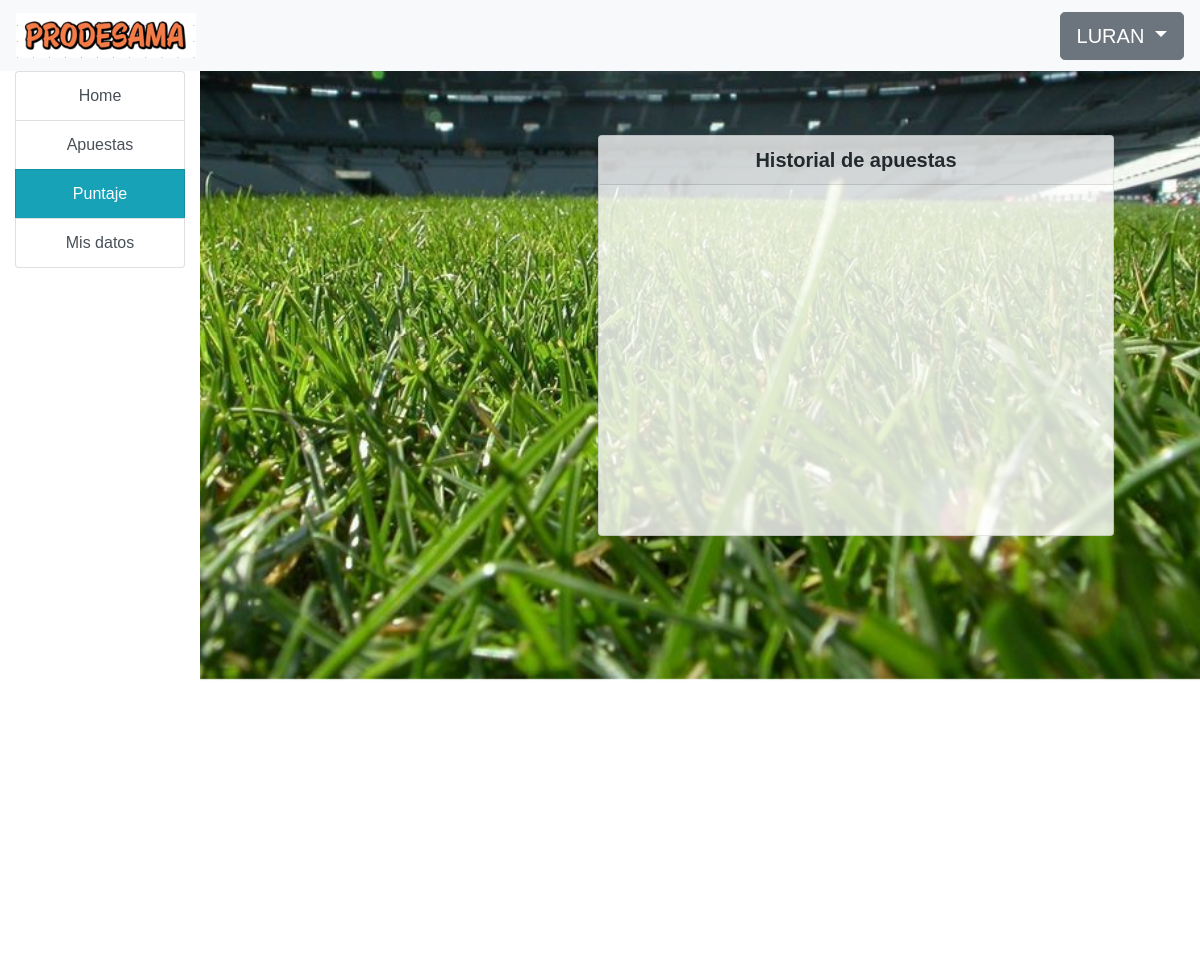
The page /home/puntaje (signed in) on the database as committed earlier.
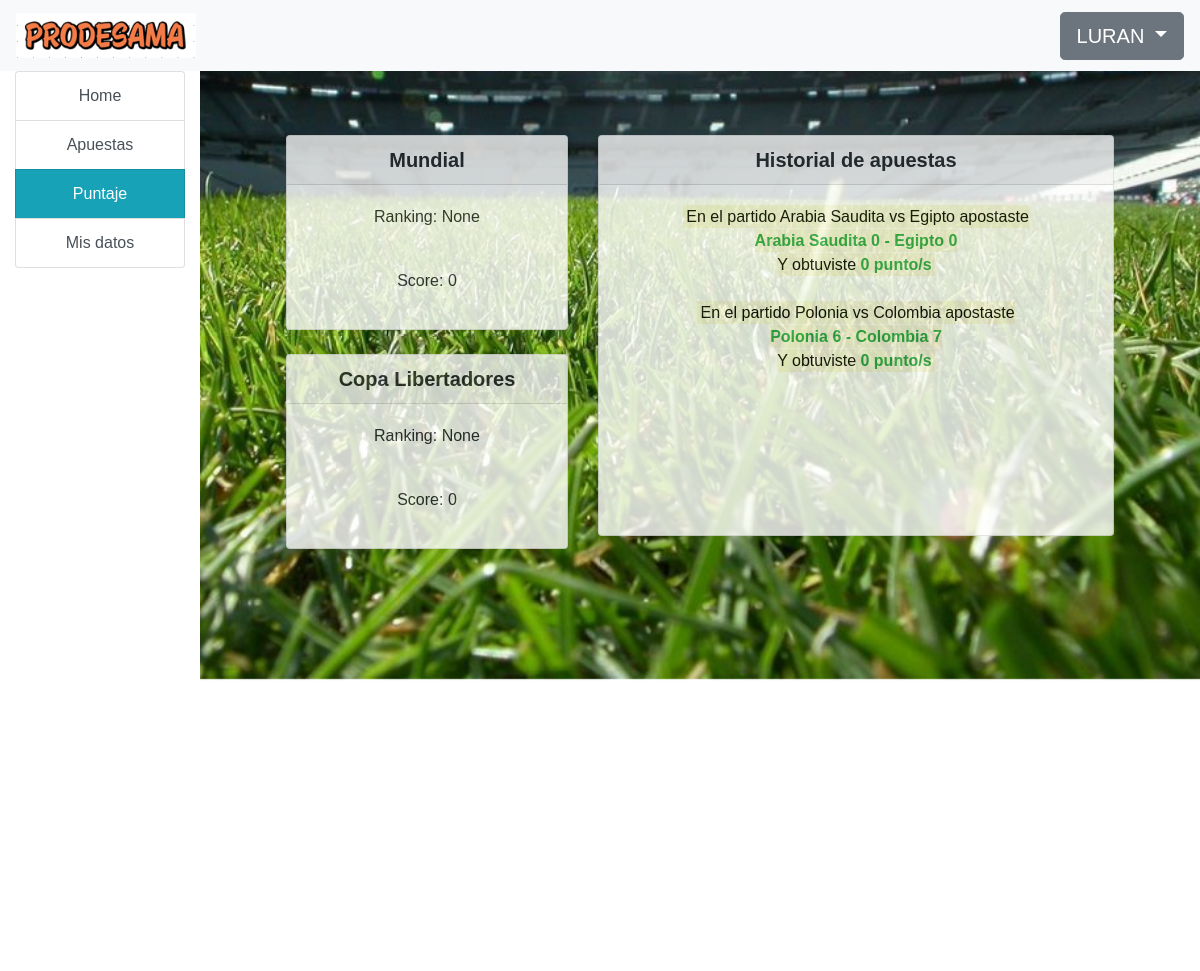
The same page on the database as committed later.
### prode/models.py (models this page shows, shortened)
class CompetitionStat(models.Model):
    user = models.ForeignKey(User, on_delete=models.CASCADE, related_name='comps')
    score = models.PositiveIntegerField(default=0)
    ranking = models.PositiveIntegerField(null=True)
    comp = models.ForeignKey(Competition, on_delete=models.CASCADE, null=True, related_name='comps')
    class Meta:
        unique_together = ('user', 'comp')

class Competition(models.Model):
    name = models.CharField(max_length=100)
    available = models.BooleanField(default=False)
    def __str__(self):
        return (str(self.name))

class Bet(models.Model):
    user = models.ForeignKey(User, related_name='bets', blank=True, on_delete=models.CASCADE)
    match = models.ForeignKey(Match, on_delete=models.CASCADE, related_name='bets')
    team1_score = models.PositiveIntegerField(default=0)
    team2_score = models.PositiveIntegerField(default=0)
    result = models.PositiveIntegerField(default=0, null=True)
    class Meta:
        unique_together = ('user', 'match')

class Match(models.Model):
    start = models.DateTimeField()
    end = models.DateTimeField()
    team1 = models.ForeignKey(Team, on_delete=models.CASCADE, related_name='+')
    team2 = models.ForeignKey(Team, on_delete=models.CASCADE, related_name='+')
    team1_score = models.PositiveIntegerField(default=0)
    team2_score = models.PositiveIntegerField(default=0)
    competition = models.ForeignKey(Competition, on_delete=models.CASCADE, null=True)
    def __str__(self):
        return (self.team1.name + " vs " + self.team2.name)

class Team(models.Model):
    name = models.CharField(max_length=50)
    flag = models.ImageField(upload_to='prode/images/flags/')
    def __str__(self):
        return self.name

### prode/views.py (the view)
# urls.py: path('home/puntaje', login_required(views.ScoreView.as_view()), name='puntaje'),
class ScoreView(generic.DetailView):
    template_name = 'prode/puntaje.html'
    def get(self, request):
        comp_stats = CompetitionStat.objects.all()
        bets = Bet.objects.all()
        return render(request, self.template_name, {'comp_stats':comp_stats, 'bets':bets})

### prode/templates/prode/puntaje.html (shortened to what this page needs)
{% extends "prode/navigation.html" %}
{% block content %}
<div class="row justify-content-center text-center" style="opacity: 0.8">
    <div class="col-md-4">
        {% for cs in comp_stats %}
            {% if user == cs.user %}
                <div class="card">
                    <h5 class="card-header"><strong>{{ cs.comp }}</strong></h5>
                    <div class="card-body">
                        <p>Ranking: {{ cs.ranking }}</p>
                        <br>
                        <p>Score: {{ cs.score }}</p>
                    </div>
                </div>
                <br>
            {% endif %}
        {% endfor %}
    </div>
    <div class="col-md-7">
        <div class="card">
            <h5 class="card-header"><strong>Historial de apuestas</strong></h5>
            <div class="lista-proximos-partidos">
                <div class="card-body">
                    {% for bet in bets %}
                        {% if user == bet.user %}
                            <mark>
                                En el partido {{ bet.match }} apostaste
                                <br>
                                <b class="text-success">
                                {{bet.match.team1 }} {{ bet.team1_score }}
                                - {{ bet.match.team2 }} {{ bet.team2_score }}
                                </b>
                                <br>
                                Y obtuviste <b class="text-success">{{ bet.result }} punto/s</b>
                                <br>
                            </mark>
                            <br>
                        {% endif %}
                    {% endfor %}
                </div>
            </div>
        </div>
    </div>
</div>
{% endblock %}

Rows that differ between the two databases and show on the page:
added CompetitionStat: comp "Mundial", ranking "None", score "0"
added CompetitionStat: comp "Copa Libertadores", ranking "None", score "0"
added Bet: match "Arabia Saudita vs Egipto", match.team1 "Arabia Saudita", team1_score "0", match.team2 "Egipto", team2_score "0", result "0"
added Bet: match "Polonia vs Colombia", match.team1 "Polonia", team1_score "6", match.team2 "Colombia", team2_score "7", result "0"
